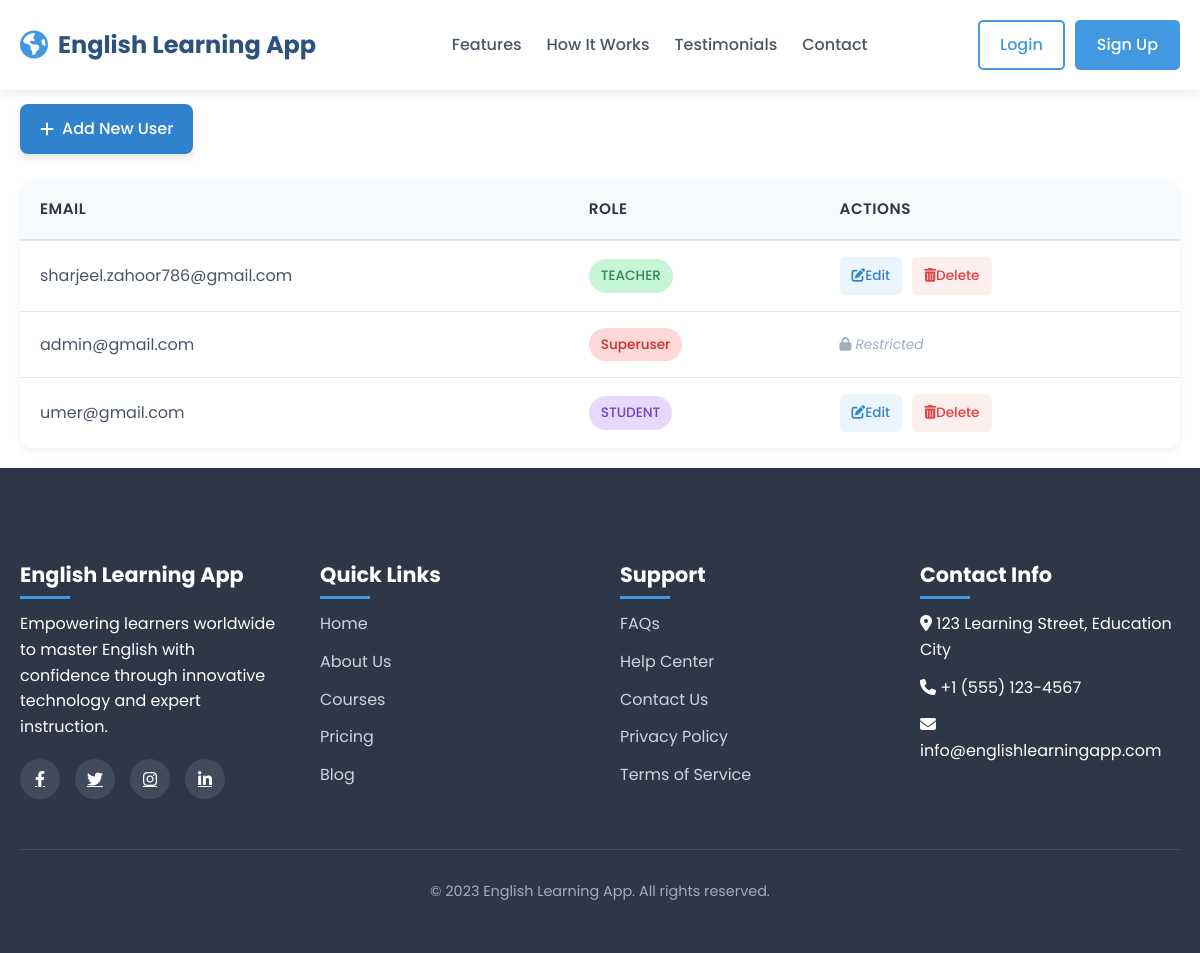
The app's page /accounts/users/ (signed in), older data.
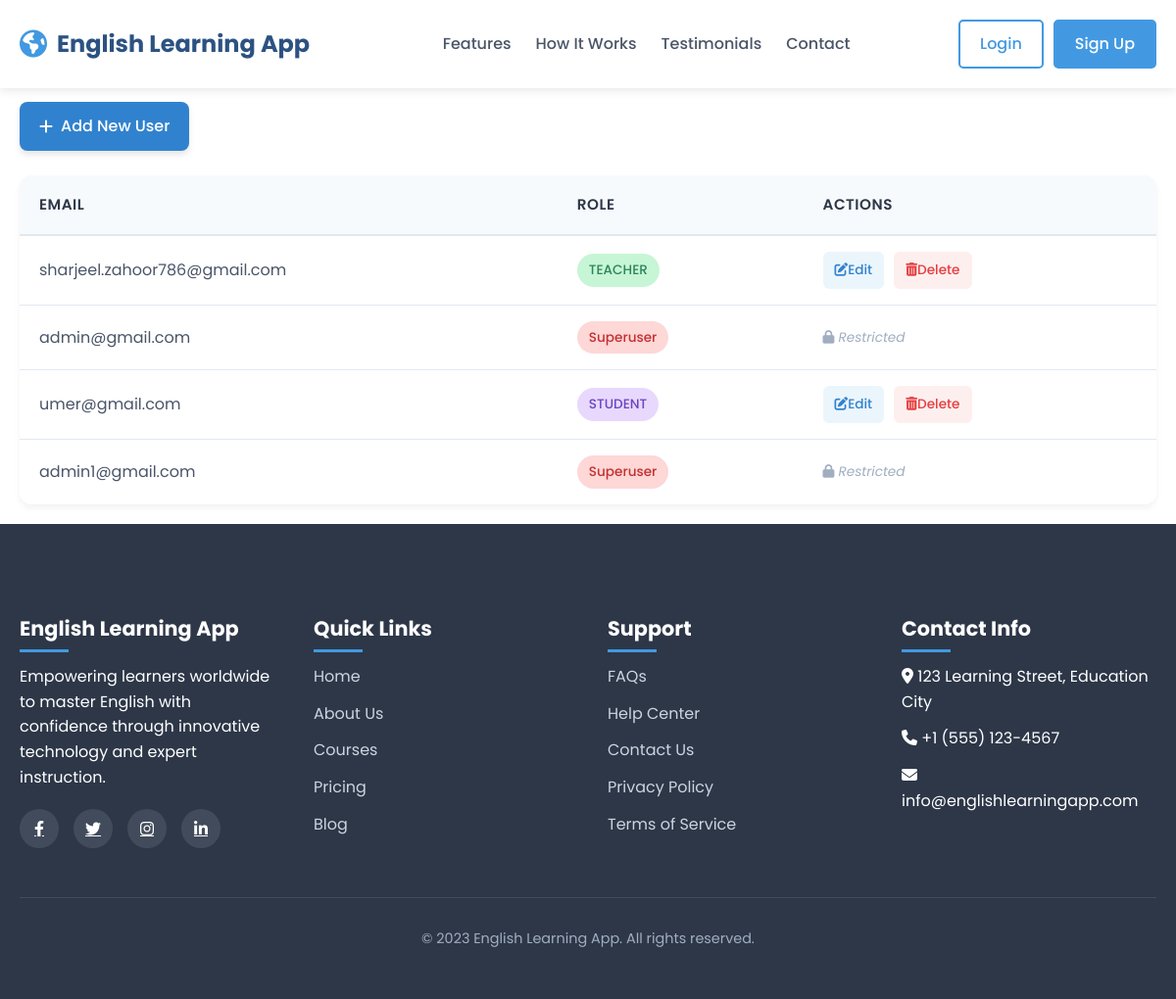
The same page, newer data.
### accounts/models.py (models this page shows, shortened)
class User(AbstractUser):
    email = models.EmailField('email address', unique=True)
    class Roles(models.TextChoices):
        ADMIN = 'ADMIN', 'Admin'
        TEACHER = 'TEACHER', 'Teacher'
        STUDENT = 'STUDENT', 'Student'
    role = models.CharField(
        max_length=20,
        choices=Roles.choices,
        default=Roles.STUDENT
    )

### accounts/views.py (the view)
# urls.py: path("users/", views.user_list, name="user_list"),
@login_required
def user_list(request):
    if not request.user.is_superuser:  # ✅ only superuser can access
        return redirect("accounts:dashboard_redirect")
    users = User.objects.all()
    return render(request, "accounts/user_list.html", {"users": users})

### accounts/templates/accounts/user_list.html (shortened to what this page needs)
{% extends "core/home.html" %}
{% block content %}
<div class="container">
    <h1> Manage Users</h1>
    <a href="{% url 'accounts:user_create' %}" class="add-user-btn">
        <i class="fas fa-plus"></i> Add New User
    </a>
    {% if users %}
        <div class="table-container">
            <table>
                <thead>
                    <tr>
                        <th>Email</th>
                        <th>Role</th>
                        <th>Actions</th>
                    </tr>
                </thead>
                <tbody>
                    {% for user in users %}
                    <tr>
                        <td>{{ user.email }}</td>
                        <td>
                            {% if user.is_superuser %}
                                <span class="role-badge role-superuser">Superuser</span>
                            {% else %}
                                <span class="role-badge role-{{ user.role|lower }}">{{ user.role }}</span>
                            {% endif %}
                        </td>
                        <td>
                            <div class="actions">
                                {% if not user.is_superuser %}
                                    <a href="{% url 'accounts:user_edit' user.id %}" class="action-btn edit-btn">
                                        <i class="fas fa-edit"></i> Edit
                                    </a>
                                    <a href="{% url 'accounts:user_delete' user.id %}" class="action-btn delete-btn" onclick="return confirm('Are you sure you want to delete this user?')">
                                        <i class="fas fa-trash-alt"></i> Delete
                                    </a>
                                {% else %}
                                    <span class="restricted"><i class="fas fa-lock"></i> Restricted</span>
                                {% endif %}
                            </div>
                        </td>
                    </tr>
                    {% endfor %}
                </tbody>
            </table>
        </div>
    {% else %}
        <div class="empty-state">
            <i class="fas fa-users"></i>
            <p>No users found.</p>
        </div>
    {% endif %}
</div>
{% endblock %}

Row changes from the older to the newer data that the page shows:
added User: email "admin1@gmail.com", is_superuser "Superuser"
